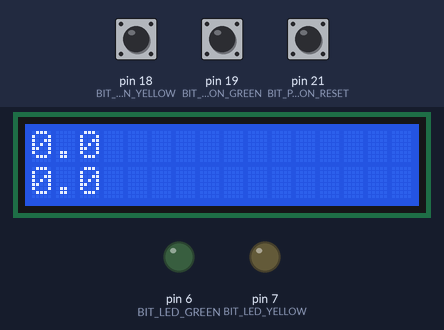
The sketch below on a simulated Arduino Mega 2560, built with avr-gcc and run on an emulated ATmega2560. On the bench: 16×2 character LCD, output pins drawn as LEDs (lit = HIGH). Inputs (shaded band) come from the test bench; at power-on: pin 19 (BIT_PUSHBUTTON_GREEN) HIGH, pin 18 (BIT_PUSHBUTTON_YELLOW) HIGH, pin 21 (BIT_PUSHBUTTON_RESET) HIGH. What the sketch prints to the serial monitor is not drawn.

Above: at 1.2 s.
1.3 s: pin 19 (BIT_PUSHBUTTON_GREEN) pulled LOW for 0.15 s
At 1.42 s:
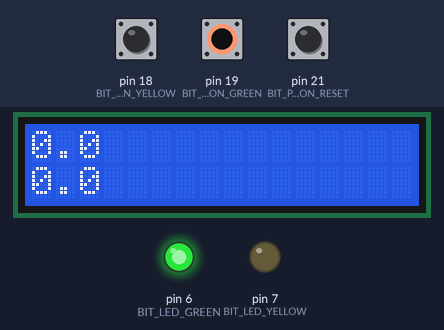
2.0 s: pin 18 (BIT_PUSHBUTTON_YELLOW) pulled LOW for 3.2 s
At 2.7 s:
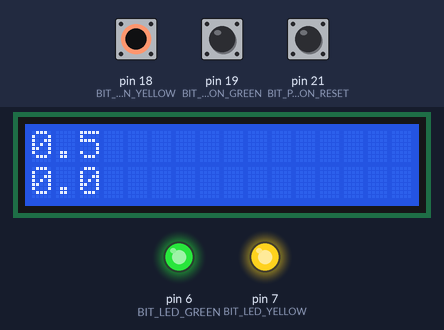
5.8 s: pin 19 (BIT_PUSHBUTTON_GREEN) pulled LOW for 1 s
At 6.6 s:
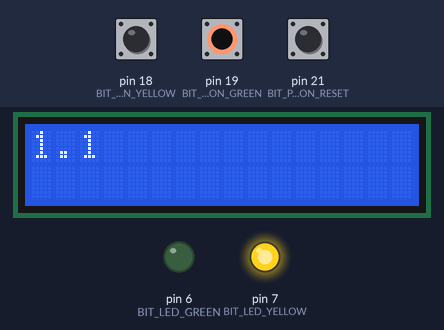
8.3 s: pin 18 (BIT_PUSHBUTTON_YELLOW) pulled LOW for 0.15 s
At 9.0 s:
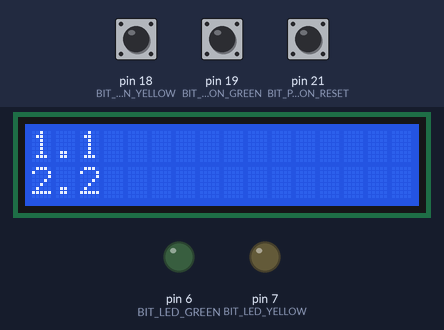
9.9 s: pin 21 (BIT_PUSHBUTTON_RESET) pulled LOW for 0.15 s
At 11.5 s:
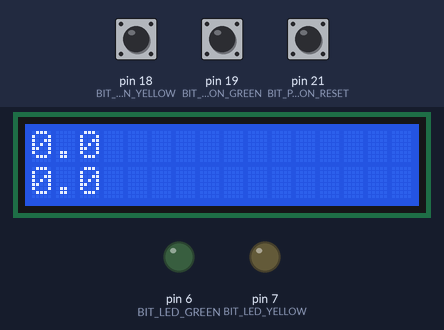
Timing chart, 0 to 12.5 s (numbered marks = the images above; inputs shaded):
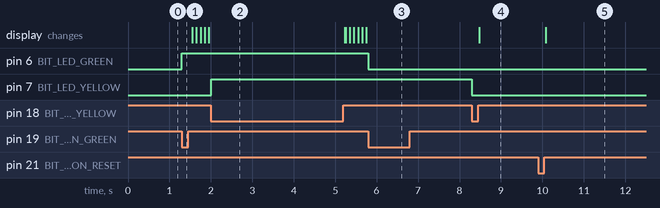

Measured:
- after the input at 1.3 s, pin 6 (BIT_LED_GREEN): LOW → HIGH at once
- after the input at 2.0 s, pin 7 (BIT_LED_YELLOW): LOW → HIGH at once
- after the input at 5.8 s, pin 6 (BIT_LED_GREEN): HIGH → LOW at once
- after the input at 8.3 s, pin 7 (BIT_LED_YELLOW): HIGH → LOW at once; the display: changes after 0.18 s (image 4)
- after the input at 9.9 s, the display: changes after 0.18 s (image 5)

The sketch:

TwoTimers.ino
```cpp
// Timer Planning
// Green Timer to have interrupts every 0.001 seonds via Timer 2
// Plan: Set TIMSK2 to have OCIE2A high enable Timer 2 int
// Prescaler options: (Timer2 can only count to 256)
// 1 --> 0.001 / (1/16000000) = 16000 ticks for 0.001 sec
// 8 --> 0.001 / (8/16000000) = 2000 ticks for 0.001 sec
// 32 --> 0.001 / (32/16000000) = 500
// 64 --> 0.001 / (64/16000000) = 250
// 128 --> 125
// 256 --> 62.5
// 1024 --> 15.625
#define TIMER2_START 0
#define TIMER2_END 250

// Yellow Timer to have interrupts every 0.1 seconds via Timer 1
// PLAN: Set TIMSK1 to have OCIE1A high enable Timer1 int
// Prescaler options: (Timer1 can count to 65536 for UNO)
// 1 --> 0.1 / (1/16000000) = 1600000 ticks for 0.1 sec
// 8 --> 0.1 / (8/16000000) = 200000 ticks for 0.1 sec
// 64 --> 0.1 / (64/16000000) = 25000
// 128 --> 12500
// 256 --> 6250
// 1024 --> 1562.5
#define TIMER1_START 0
#define TIMER1_END 6250

#define REG_DDR_PUSHBUTTON_GREEN DDRD
#define REG_PORT_PUSHBUTTON_GREEN PORTD
#define REG_PIN_PUSHBUTTON_GREEN PIND
#define BIT_PUSHBUTTON_GREEN 2

#define REG_DDR_PUSHBUTTON_YELLOW DDRD
#define REG_PORT_PUSHBUTTON_YELLOW  PORTD
#define REG_PIN_PUSHBUTTON_YELLOW  PIND
#define BIT_PUSHBUTTON_YELLOW  3

#define REG_DDR_PUSHBUTTON_RESET DDRD
#define REG_PORT_PUSHBUTTON_RESET PORTD
#define REG_PIN_PUSHBUTTON_RESET PIND
#define BIT_PUSHBUTTON_RESET 0

#define REG_DDR_LED_GREEN DDRH
#define REG_PORT_LED_GREEN PORTH
#define REG_PIN_LED_GREEN PINH
#define BIT_LED_GREEN 3

#define REG_DDR_LED_YELLOW DDRH
#define REG_PORT_LED_YELLOW PORTH
#define REG_PIN_LED_YELLOW PINH
#define BIT_LED_YELLOW 4


#include <LiquidCrystal.h>

// User Timer2 with 0.001 interrupts
bool isGreenTimerRunning = false;
volatile uint16_t greenCounterMilliSec = 0;

// TODO: User Timer 1 with a 0.1 interrupt
bool isYellowTimerRunning = false;
volatile uint16_t yellowCounterTenthSec = 0;

#define DEBOUNCE_TMS 30
volatile uint16_t delayCounter = 0;

volatile uint8_t greenCounter = 0;
volatile uint8_t yellowCounter = 0;

volatile uint8_t mainEventFlag = 0;
#define PUSHBUTTON_FLAG 0x01
#define PUSHBUTTON_FLAG2 0x02
#define PUSHBUTTON_FLAG3 0x04
#define PUSHBUTTON_FLAG4 0x08
#define PUSHBUTTON_FLAG5 0x10
#define PUSHBUTTON_FLAG6 0x20

//LCD constructor
LiquidCrystal lcd(13, 12, 11, 10, 9, 8);

void setup()
{
  Serial.begin(115200);
  // setup LCD
  lcd.begin(16, 2);

  // Pins as input
  REG_DDR_PUSHBUTTON_GREEN &= ~_BV(BIT_PUSHBUTTON_GREEN);
  REG_DDR_PUSHBUTTON_YELLOW &= ~_BV(BIT_PUSHBUTTON_YELLOW);
  REG_DDR_PUSHBUTTON_RESET &= ~_BV(BIT_PUSHBUTTON_RESET);

  // Pins as output
  REG_DDR_LED_YELLOW |= _BV(BIT_LED_YELLOW);
  REG_DDR_LED_GREEN |= _BV(BIT_LED_GREEN);


  // Enable pull up resistors
  REG_PORT_PUSHBUTTON_GREEN |= _BV(BIT_PUSHBUTTON_GREEN);
  REG_PORT_PUSHBUTTON_YELLOW |= _BV(BIT_PUSHBUTTON_YELLOW);
  REG_PORT_PUSHBUTTON_RESET |= _BV(BIT_PUSHBUTTON_RESET);
  //Mega

  EIMSK |= _BV(INT2);
  EICRB |= _BV(ISC21);
  EICRB &= ~_BV(ISC20);

  EIMSK |= _BV(INT3);
  EICRB |= _BV(ISC31);
  EICRB &= ~_BV(ISC30);

  EIMSK |= _BV(INT0);
  EICRB |= _BV(ISC01);
  EICRB &= ~_BV(ISC00);

  // Timer2 interrupt setup
  TCCR2A = 0;
  TIMSK2 |= _BV(OCIE2A);
  // PRESCALER: 64 --> 0.001 / (64/16000000) = 250
  TCCR2B |= _BV(CS22);
  TCCR2B &= ~_BV(CS21);
  TCCR2B &= ~_BV(CS20);
  TCNT2 = TIMER2_START;
  OCR2A = TIMER2_END;

  // Timer1 interrupt setup
  TCCR1A = 0;
  TIMSK1 |= _BV(OCIE1A);
  // PRESCALER: 256 --> 0.1 / (64/16000000) = 6250
  TCCR1B |= _BV(CS12);
  TCCR1B &= ~_BV(CS11);
  TCCR1B &= ~_BV(CS10);
  TCNT1 = TIMER1_START;
  OCR1A = TIMER1_END;

  sei(); //enable interrupt

}

void loop()
{
  if(mainEventFlag & PUSHBUTTON_FLAG3){
    if(bit_is_clear(REG_PIN_PUSHBUTTON_RESET, BIT_PUSHBUTTON_RESET)){
      Serial.println("RESET");
      REG_PORT_LED_GREEN &= ~_BV(BIT_LED_GREEN);
      REG_PORT_LED_YELLOW &= ~_BV(BIT_LED_YELLOW);
      isGreenTimerRunning = false;
      greenCounterMilliSec = 0;
      isYellowTimerRunning = false;
      yellowCounterTenthSec = 0;
  	}
    mainEventFlag &= ~PUSHBUTTON_FLAG3;
    blockingDelay(DEBOUNCE_TMS);
  }
  if(mainEventFlag & PUSHBUTTON_FLAG){
    if(bit_is_clear(REG_PIN_PUSHBUTTON_GREEN, BIT_PUSHBUTTON_GREEN)){
      // Toggle led and running or not of the timer
      isGreenTimerRunning = !isGreenTimerRunning;
      REG_PORT_LED_GREEN ^= _BV(BIT_LED_GREEN);
  	}
    mainEventFlag &= ~PUSHBUTTON_FLAG;
    blockingDelay(DEBOUNCE_TMS);
  }

  if(mainEventFlag & PUSHBUTTON_FLAG2){
    if(bit_is_clear(REG_PIN_PUSHBUTTON_YELLOW, BIT_PUSHBUTTON_YELLOW)){
      isYellowTimerRunning = !isYellowTimerRunning;
      REG_PORT_LED_YELLOW ^= _BV(BIT_LED_YELLOW);
  	}
    mainEventFlag &= ~PUSHBUTTON_FLAG2;
    blockingDelay(DEBOUNCE_TMS);
  }
  updateLCD();
}

void blockingDelay(uint16_t delayMs){
  delayCounter = delayMs;
  while(delayCounter > 0){
  	// Do nothing;
  }
}

void updateLCD(){
  lcd.setCursor(0, 0);
  uint8_t greenSec = greenCounterMilliSec/1000;
  uint8_t greenTenthSec = (greenCounterMilliSec / 100) % 10;
  lcd.print(greenSec);
  lcd.print(".");
  lcd.print(greenTenthSec);
  lcd.print("   "); // present for reset

  if (isYellowTimerRunning){
    lcd.setCursor(0, 1);
    lcd.print("       ");
  }else {
    lcd.setCursor(0, 1);
    uint8_t yellowSec = yellowCounterTenthSec/10;
    uint8_t yellowTenthSec = yellowSec % 10;
    lcd.print(yellowSec);
    lcd.print(".");
    lcd.print(yellowTenthSec);
    lcd.print("   ");
  }
}

//Mega
ISR(INT2_vect){
  mainEventFlag |= PUSHBUTTON_FLAG;
}

ISR(INT3_vect){
  mainEventFlag |= PUSHBUTTON_FLAG2;
}

ISR(INT0_vect){
  mainEventFlag |= PUSHBUTTON_FLAG3;
}

// Timer Stuff
ISR(TIMER2_COMPA_vect){
  TCNT2 = TIMER2_START;
  if(isGreenTimerRunning){
    greenCounterMilliSec++;
  }

  if(delayCounter > 0) {
    delayCounter--;
  }
}
ISR(TIMER1_COMPA_vect){
  TCNT1 = TIMER1_START;
  if(isYellowTimerRunning){
    yellowCounterTenthSec++;
  }
  if(delayCounter > 0) {
    delayCounter--;
  }
}
```
